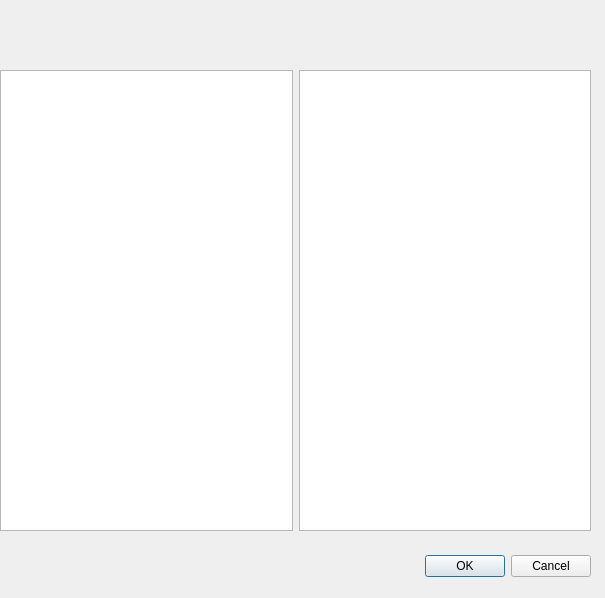
<?xml version="1.0" encoding="UTF-8"?>
<ui version="4.0">
 <class>Dialog</class>
 <widget class="QDialog" name="Dialog">
  <property name="geometry">
   <rect>
    <x>0</x>
    <y>0</y>
    <width>605</width>
    <height>598</height>
   </rect>
  </property>
  <property name="windowTitle">
   <string>Dialog</string>
  </property>
  <widget class="QDialogButtonBox" name="buttonBox">
   <property name="geometry">
    <rect>
     <x>250</x>
     <y>550</y>
     <width>341</width>
     <height>32</height>
    </rect>
   </property>
   <property name="orientation">
    <enum>Qt::Horizontal</enum>
   </property>
   <property name="standardButtons">
    <set>QDialogButtonBox::Cancel|QDialogButtonBox::Ok</set>
   </property>
  </widget>
  <widget class="QWidget" name="verticalLayoutWidget">
   <property name="geometry">
    <rect>
     <x>0</x>
     <y>70</y>
     <width>591</width>
     <height>461</height>
    </rect>
   </property>
   <layout class="QVBoxLayout" name="verticalLayout">
    <item>
     <layout class="QHBoxLayout" name="horizontalLayout">
      <item>
       <widget class="QTextEdit" name="textEdit"/>
      </item>
      <item>
       <widget class="QTextEdit" name="textEdit_2"/>
      </item>
     </layout>
    </item>
   </layout>
  </widget>
 </widget>
 <resources/>
 <connections>
  <connection>
   <sender>buttonBox</sender>
   <signal>accepted()</signal>
   <receiver>Dialog</receiver>
   <slot>accept()</slot>
   <hints>
    <hint type="sourcelabel">
     <x>248</x>
     <y>254</y>
    </hint>
    <hint type="destinationlabel">
     <x>157</x>
     <y>274</y>
    </hint>
   </hints>
  </connection>
  <connection>
   <sender>buttonBox</sender>
   <signal>rejected()</signal>
   <receiver>Dialog</receiver>
   <slot>reject()</slot>
   <hints>
    <hint type="sourcelabel">
     <x>316</x>
     <y>260</y>
    </hint>
    <hint type="destinationlabel">
     <x>286</x>
     <y>274</y>
    </hint>
   </hints>
  </connection>
 </connections>
</ui>
